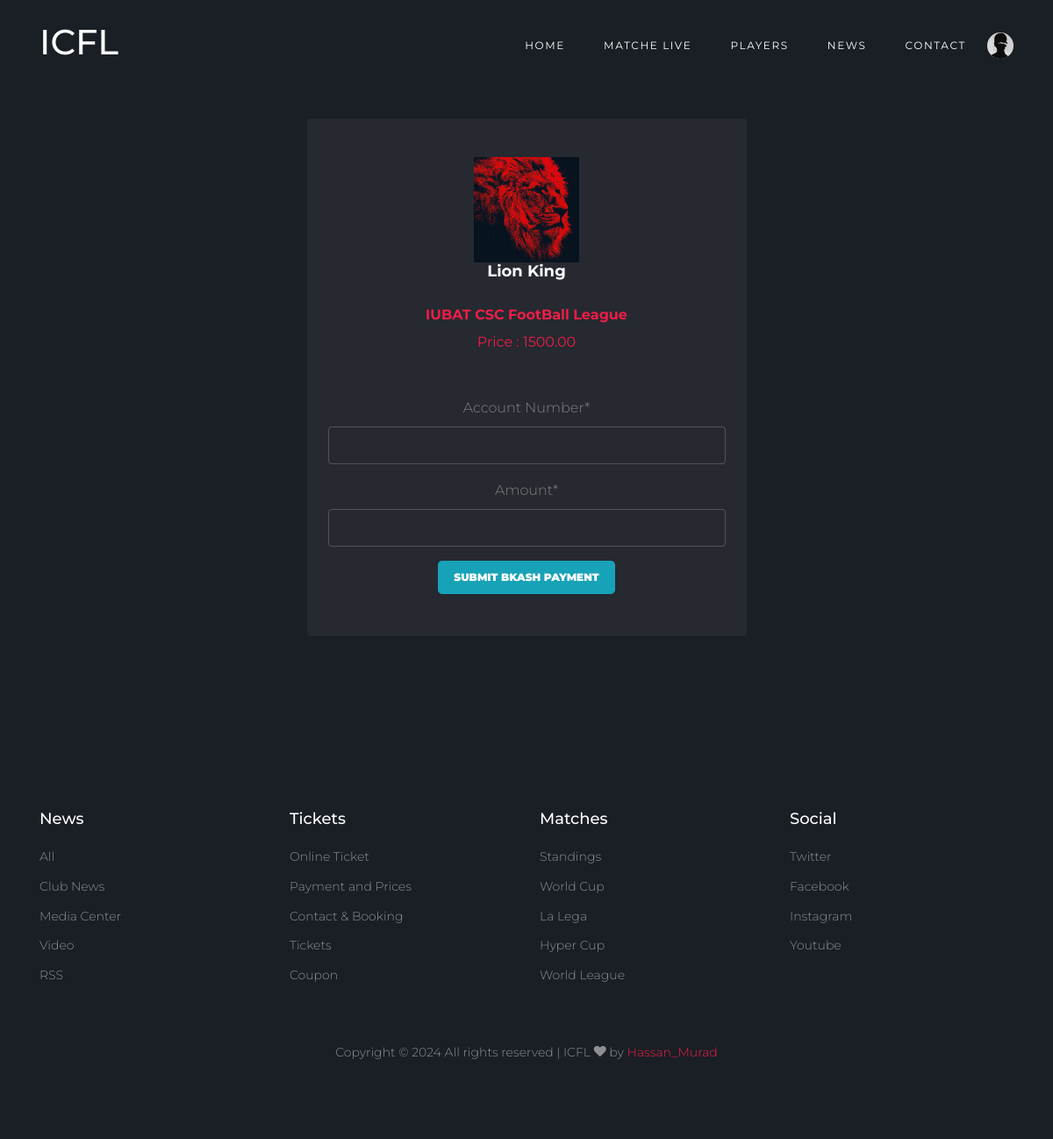
/league/teams/buy/9/ (signed in), run on the app's committed database.
### Login/models.py (models this page shows)
class Profile(models.Model):
    user = models.OneToOneField(User,on_delete=models.CASCADE, related_name="users")
    pro_pic = models.ImageField(upload_to='profile_pics')

### FootBall/models.py (models this page shows, shortened)
class Team(models.Model):
    team_name = models.CharField(max_length=30, verbose_name="team name")
    team_logo = models.ImageField(upload_to="team_logo", verbose_name="Team Logo")
    coach_name = models.CharField(max_length=20, verbose_name="Coach Name")
    batch_name = models.CharField(choices=BATCH_CHOICES, max_length=20)
    phone = models.CharField(max_length=20, verbose_name="Phone Number")
    email = models.EmailField(max_length=50, verbose_name="Team Email")
    price = models.DecimalField(max_digits=10, decimal_places=2)

### FootBall/views.py (the view, shortened to what this page needs)
# urls.py: path('teams/buy/<int:team_id>/', views.buy_team, name='buy_team'),
@login_required
def buy_team(request, team_id):
    team = get_object_or_404(Team, id=team_id)
    if TeamPurchase.objects.filter(teamname=team, status='Accepted').exists():
        return redirect('FootBall:team_list')
    existing_purchase = TeamPurchase.objects.filter(buyer=request.user).first()
    if request.method == 'POST':
        form = PaymentForm(request.POST)
        if form.is_valid():
            account_number = form.cleaned_data['account_number']
            amount = form.cleaned_data['amount']
            Payment.objects.create(
                buyer=request.user,
                team=team,
                account_number=account_number,
                amount=amount
            )
            purchase = TeamPurchase(teamname=team, buyer=request.user, status='Pending')
            purchase.save()
            return redirect('FootBall:invoice_view', purchase_id=purchase.id)
    else:
        form = PaymentForm()
    return render(request, 'FootBall/buy_team.html', {'team': team, 'form': form})

### FootBall/forms.py
class PaymentForm(forms.Form):
    account_number = forms.CharField(max_length=20, label="Account Number")
    amount = forms.DecimalField(max_digits=10, decimal_places=2, label="Amount")

### templates/FootBall/buy_team.html (shortened to what this page needs)
{% extends 'bases.html' %}
{% load static %}
{% load custom_tags %}
{% load crispy_forms_tags %}
{% block main-content %}
<div class="site-section  bg-dark">
  <div class="container justify-content-center ">
    <div class="row d-flex justify-content-center m-4">
      <div class="col-12 title-section ">
      </div>
      <div class="col-lg-6 mb-4">
        <div class="bg-light p-4 rounded">
          <div class="widget-body">
            <div class="widget-vs">
              <div class="d-flex align-items-center justify-content-around justify-content-between w-100">
                <div class="team-1 text-center">
                  <img src="{{team.team_logo.url}}" alt="Image">
                  <h3>{{team.team_name}}</h3>
                </div>
              </div>
            </div>
          </div>
          <div class="text-center widget-vs-contents mb-4">
            <h4>IUBAT CSC FootBall League</h4>
            <p class="mb-5">
              <strong class="text-primary">Price : {{team.price}}</strong><br>
              {% if form %}
            <form method="post">
              {{ form | crispy }}
              <button type="submit" class="btn btn-info btn-lg">Submit Bkash Payment</button>
            </form>
            {% else %}
            <p>This team is sold out.</p>
            {% endif %}
          </div>
        </div>
      </div>
    </div>
  </div>
</div>
{% endblock main-content %}

### templates/bases.html (shortened to what this page needs)
<!DOCTYPE html>
{% load static %}
<html lang="en">
<head>
  <link rel="stylesheet" href="{% static 'fonts/icomoon/style.css' %}">
  <link rel="stylesheet" href="{% static 'css/bootstrap/bootstrap.css' %}">
  <link rel="stylesheet" href="{% static 'css/jquery-ui.css' %}">
  <link rel="stylesheet" href="{% static 'css/owl.carousel.min.css' %}">
  <link rel="stylesheet" href="{% static 'css/owl.theme.default.min.css' %}">
  <link rel="stylesheet" href="{% static 'css/owl.theme.default.min.css' %}">
  <link rel="stylesheet" href="{% static 'css/jquery.fancybox.min.css' %}">
  <link rel="stylesheet" href="{% static 'css/bootstrap-datepicker.css' %}">
  <link rel="stylesheet" href="{% static 'fonts/flaticon/font/flaticon.css' %}">
  <link rel="stylesheet" href="{% static 'css/aos.css' %}">
  <link rel="stylesheet" href="{% static 'css/style.css' %} ">
  <link rel="stylesheet" href="{% static 'css/mystyle.css' %} ">
<link href="https://cdn.jsdelivr.net/gh/gitbrent/bootstrap4-toggle@3.6.1/css/bootstrap4-toggle.min.css" rel="stylesheet">
</head>
<body>
  <div class="site-wrap">
    <header class="site-navbar py-4" role="banner">
      <div class="container">
        <div class="d-flex align-items-center">
          <div class="site-logo">
            <a href="{% url 'FootBall:home' %}">
              <h1>ICFL</h1>
            </a>
          </div>
          <div class="ml-auto">
            <nav class="site-navigation position-relative text-right" role="navigation">
              <ul class=" navbar-nav site-menu main-menu js-clone-nav mr-auto d-none d-lg-block">
                <li class="nav-item"><a href="{% url 'FootBall:home' %}" class="nav-link">Home</a></li>
                <li class="nav-item"><a href="{% url 'FootBall:live_matches'  %}" class="nav-link">Matche Live</a></li>
                <li class="nav-item"><a href="{% url 'FootBall:players' %}" class="nav-link">Players</a></li>
                <li class="nav-item"><a href="{% url 'FootBall:blogs' %}" class="nav-link">News</a></li>
                <li class="nav-item"><a href="{% url 'FootBall:contact' %}" class="nav-link">Contact</a></li>
                  <li class="dropdowns">
                    {% if user.users %}
                   <img src="/media/{{user.users.pro_pic}}" class="rounded-circle"  height="30px" width="30px"> </a>
                    {% else %}
                     <img src="{% static 'Images/logo.2.png' %}"class="rounded-circle" height="30px" width="30px"> </a>
                    {% endif %}
                  </div>
          </div>
        </div>
      </div>
    {% block main-content %}
   {% endblock main-content %}
    <footer class="footer-section">
      <div class="container">
        <div class="row">
          <div class="col-lg-3">
            <div class="widget mb-3">
              <h3>News</h3>
              <ul class="list-unstyled links">
                <li><a href="#">All</a></li>
                <li><a href="#">Club News</a></li>
                <li><a href="#">Media Center</a></li>
                <li><a href="#">Video</a></li>
                <li><a href="#">RSS</a></li>
              </ul>
            </div>
          </div>
          <div class="col-lg-3">
            <div class="widget mb-3">
              <h3>Tickets</h3>
              <ul class="list-unstyled links">
                <li><a href="#">Online Ticket</a></li>
                <li><a href="#">Payment and Prices</a></li>
                <li><a href="#">Contact &amp; Booking</a></li>
                <li><a href="#">Tickets</a></li>
                <li><a href="#">Coupon</a></li>
              </ul>
            </div>
          </div>
          <div class="col-lg-3">
            <div class="widget mb-3">
              <h3>Matches</h3>
              <ul class="list-unstyled links">
                <li><a href="#">Standings</a></li>
                <li><a href="#">World Cup</a></li>
                <li><a href="#">La Lega</a></li>
                <li><a href="#">Hyper Cup</a></li>
                <li><a href="#">World League</a></li>
              </ul>
            </div>
          </div>
          <div class="col-lg-3">
            <div class="widget mb-3">
              <h3>Social</h3>
              <ul class="list-unstyled links">
                <li><a href="#">Twitter</a></li>
                <li><a href="#">Facebook</a></li>
                <li><a href="#">Instagram</a></li>
                <li><a href="#">Youtube</a></li>
              </ul>
            </div>
          </div>
        </div>
        <div class="row text-center">
          <div class="col-md-12">
            <div class=" pt-5">
              <p>
                Copyright &copy;
                 All rights reserved | ICFL  <i class="icon-heart"
                  aria-hidden="true"></i> by <a href="" class="" target="_blank">Hassan_Murad</a>
              </p>
            </div>
          </div>
        </div>
      </div>
    </footer>
</body>
</html>

### static/css/style.css (style rules this page uses)
body { line-height: 1.7; color: gray; font-weight: 300; background-color: #222831; font-size: 16px; }
a { -webkit-transition: .3s all ease; -o-transition: .3s all ease; transition: .3s all ease; }
h1, h2, h3, h4, h5, .h1, .h2, .h3, .h4, .h5 { font-family: "Montserrat", -apple-system, BlinkMacSystemFont, "Segoe UI", Roboto, "Helvetica Neue", Arial, sans-serif, "Apple Color Emoji", "Segoe UI Emoji", "Segoe UI Symbol", "Noto Color Emoji"; color: #fff; }
.site-wrap:before { display: none; -webkit-transition: .3s all ease-in-out; -o-transition: .3s all ease-in-out; transition: .3s all ease-in-out; background: rgba(0, 0, 0, 0.6); content: ""; position: absolute; z-index: 2000; top: 0; left: 0; right: 0; bottom: 0; opacity: 0; visibility: hidden; }
.btn { text-transform: uppercase; font-size: 12px; font-weight: 900; border-width: 2px; }
.form-control { height: 43px; border-radius: 4px; background: none; border-width: 1px; color: #fff !important; border-color: rgba(255, 255, 255, 0.2); font-family: "Montserrat", -apple-system, BlinkMacSystemFont, "Segoe UI", Roboto, "Helvetica Neue", Arial, sans-serif, "Apple Color Emoji", "Segoe UI Emoji", "Segoe UI Symbol", "Noto Color Emoji"; }
.site-section { padding: 2.5em 0; }
@media (min-width: 768px) { .site-section { padding: 5em 0; } }
.site-logo { position: relative; font-weight: 900; font-size: 1.3rem; }
.site-logo a { color: #fff; }
.site-navbar { margin-bottom: 0px; z-index: 1999; position: absolute; width: 100%; }
.site-navbar .site-navigation .site-menu { margin-bottom: 0; }
.site-navbar .site-navigation .site-menu a { text-decoration: none !important; display: inline-block; }
.site-navbar .site-navigation .site-menu > li { display: inline-block; }
.site-navbar .site-navigation .site-menu > li > a { padding: 5px 20px; color: #fff; font-size: 12px; letter-spacing: .1rem; text-transform: uppercase; font-weight: 400; display: inline-block; text-decoration: none !important; }
.site-mobile-menu .site-nav-wrap { padding: 0; margin: 0; list-style: none; position: relative; }
.site-mobile-menu .site-nav-wrap a { padding: 10px 20px; display: block; position: relative; color: #212529; }
.site-mobile-menu .site-nav-wrap li { position: relative; display: block; }
.site-mobile-menu .site-nav-wrap > li { display: block; position: relative; float: left; width: 100%; }
.site-mobile-menu .site-nav-wrap > li > a { padding-left: 20px; font-size: 20px; }
.widget-vs { width: 100%; }
.widget-vs img { max-width: 120px; }
.widget-vs h3 { color: #fff; font-weight: 700; font-size: 18px; }
.widget-vs-contents { padding-bottom: 0px; }
.widget-vs-contents h4 { color: #ee1e46; font-size: 16px; font-weight: 700; }
.widget-body { padding: 20px; }
.title-section { margin-bottom: 30px; }
.footer-section { padding: 70px 0; font-size: 14px; color: rgba(255, 255, 255, 0.5); background: #1a1e25; }
.footer-section .widget h3 { color: #fff; font-size: 18px; margin-bottom: 20px; }
.footer-section .widget .links li { margin-bottom: 10px; }
.footer-section .widget .links li a { color: rgba(255, 255, 255, 0.5); }
.bg-light { background: rgba(255, 255, 255, 0.05) !important; }
.bg-dark { background: #1a1e25 !important; }

### static/css/mystyle.css (style rules this page uses)
.dropdowns { display:block; justify-content: center; cursor: pointer; }

### data on the page
Team: team_logo (picture), team_name "Lion King", price "1500.00"
